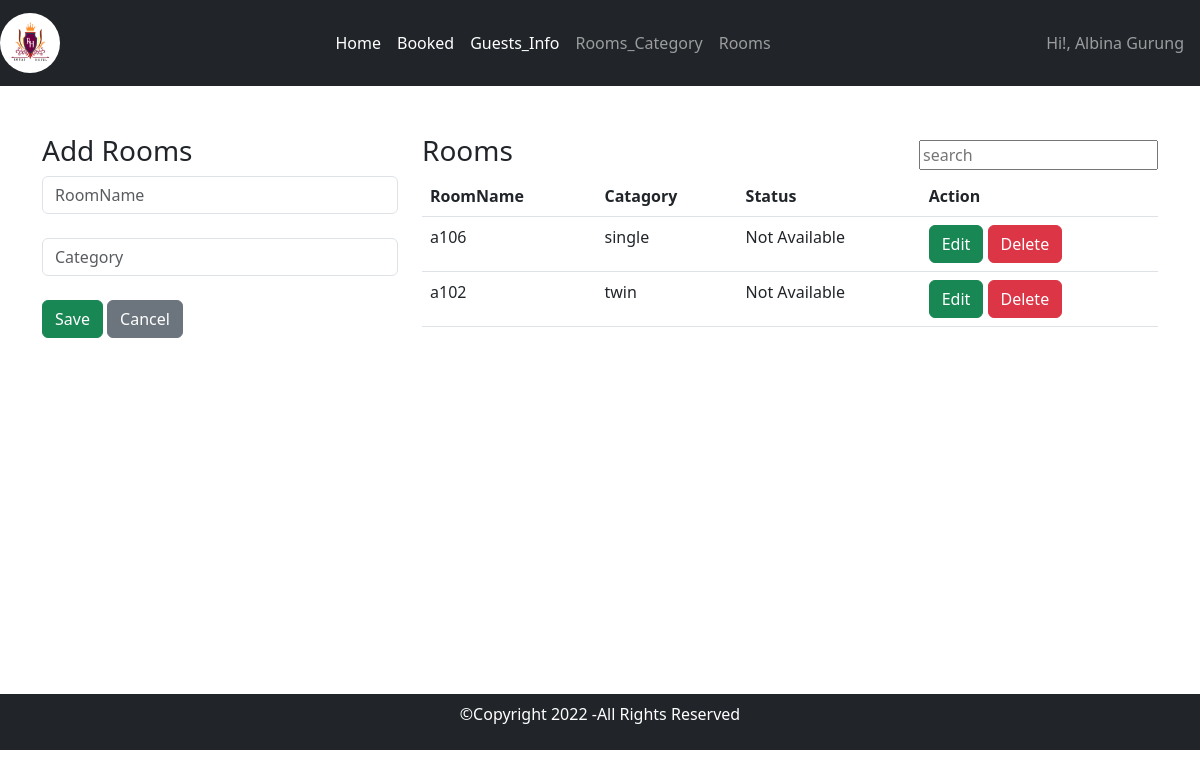
/Administrator/AdminDashboard/Rooms.php (signed in), run on the app's committed database.
### tables this page shows
CREATE TABLE `rooms` (
  `RoomId` int(11) NOT NULL,
  `RoomName` varchar(30) NOT NULL,
  `RoomType` varchar(30) NOT NULL,
  `Status` varchar(30) NOT NULL
);

### Administrator/AdminDashboard/Rooms.php (the view, shortened to what this page needs)
<?php
require_once("../include/Header.php");
require_once("../include/Navigation.php");
?>
<br>
<br>
<div class="container" style="min-height:70vh">
<div class="row">
    <div class="col-4">
        <h3>Add Rooms</h3>
        <form  method="POST" action="">
                   <div class="form-group">
                <input type="text" name="roomname" placeholder="RoomName" class="form-control" required/>
            </div><br>
            <div>
            <input type="text" name="category" placeholder="Category" class="form-control" required/>
            </div><br>
            <div>
                <button type="submit" class="btn btn-success" name="save_btn">Save</button>
                <button type="submit" class="btn btn-secondary" name="cancel_btn">Cancel</button>
            </div>
        </form>
    </div>
    <div class="col-8">
        <div class="d-flex justify-content-between align-items-center">
        <h3> Rooms </h3>
        <form action="">
            <input type="text" name="search" value="" placeholder="search">
        </form>
        </div>
    <table class="table">
  <thead>
    <tr>
      <th scope="col">RoomName</th>
      <th scope="col">Catagory</th>
      <th scope="col">Status</th>
      <th scope="col">Action</th>
    </tr>
  </thead>
  <tbody>
    <?php
    require_once("../../connect.php");
    $searchQuery = $_GET['search'] ?? "";
    $query= "SELECT *FROM rooms";
    if($searchQuery!=0)
    {
      $query="select *From rooms where RoomName like '$searchQuery%' or RoomType like '$searchQuery%'";
    }
    $FetchData=mysqli_Query($connection,$query) or die(mysqli_error($connection));
    $IsAnyRoomAdded = mysqli_num_rows($FetchData);
    if($IsAnyRoomAdded>0)
    {
        while($row = mysqli_fetch_assoc($FetchData))
        {
        ?>
        <tr>
        <td><?php echo $row['RoomName']; ?></td>
        <td><?php echo $row['RoomType']; ?></td>
        <td><?php echo $row['Status']; ?></td>
        <td><a href="/Administrator/AdminDashboard/RoomsEdit.php?id=<?= $row['RoomId'] ?>" class="btn btn-success"  >Edit</a>
        <a href="RoomDelete.php?id=<?=$row['RoomId']?>" class="btn btn-danger">Delete</a></td>
       </tr>
        <?php
         }
    }
        else{
        ?>
        <tr>
        <td colspan="7"> No any rooms is added yet. </td>
        </tr>
        <?php
        }
         ?>
  </tbody>
</table>
</div>
</div>
</div>
<?php
require_once("../include/Footer.php");
?>

### data on the page
rooms: RoomName "a106", RoomType "single", Status "Not Available"
rooms: RoomName "a102", RoomType "twin", Status "Not Available"

### other printed values
$_SESSION['username'] "Albina Gurung"
